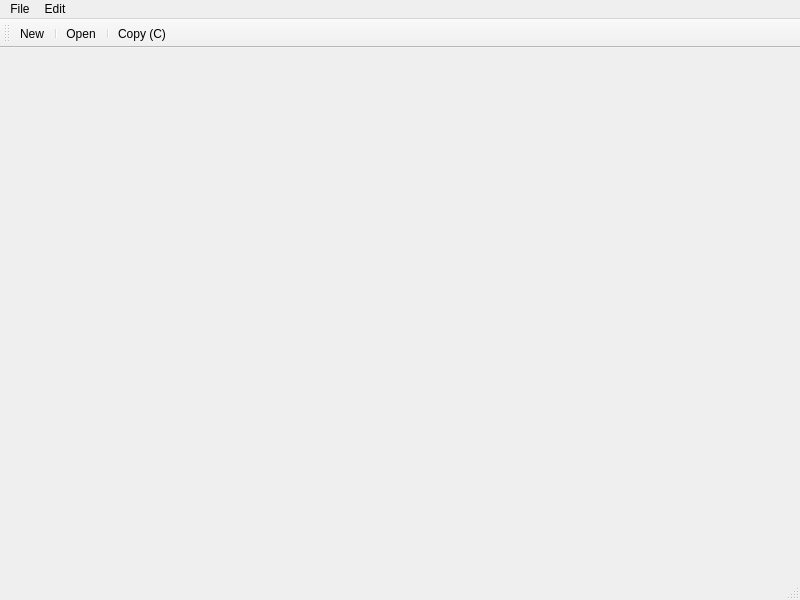
<?xml version="1.0" encoding="UTF-8"?>
<ui version="4.0">
 <class>MainWindow</class>
 <widget class="QMainWindow" name="MainWindow">
  <property name="geometry">
   <rect>
    <x>0</x>
    <y>0</y>
    <width>800</width>
    <height>600</height>
   </rect>
  </property>
  <property name="windowTitle">
   <string>MainWindow</string>
  </property>
  <widget class="QWidget" name="centralwidget1"/>
  <widget class="QStatusBar" name="statusbar"/>
  <widget class="QMenuBar" name="menuBar">
   <property name="geometry">
    <rect>
     <x>0</x>
     <y>0</y>
     <width>800</width>
     <height>22</height>
    </rect>
   </property>
   <widget class="QMenu" name="menuNew">
    <property name="title">
     <string>File</string>
    </property>
    <addaction name="actionNew"/>
    <addaction name="actionOpen"/>
   </widget>
   <widget class="QMenu" name="menuEdit">
    <property name="title">
     <string>Edit</string>
    </property>
    <addaction name="actionCopy_C"/>
    <addaction name="actionPaste"/>
   </widget>
   <addaction name="menuNew"/>
   <addaction name="menuEdit"/>
  </widget>
  <widget class="QToolBar" name="toolBar">
   <property name="windowTitle">
    <string>toolBar</string>
   </property>
   <attribute name="toolBarArea">
    <enum>TopToolBarArea</enum>
   </attribute>
   <attribute name="toolBarBreak">
    <bool>false</bool>
   </attribute>
   <addaction name="actionNew"/>
   <addaction name="separator"/>
   <addaction name="actionOpen"/>
   <addaction name="separator"/>
   <addaction name="actionCopy_C"/>
  </widget>
  <action name="actionNew">
   <property name="text">
    <string>New</string>
   </property>
   <property name="shortcut">
    <string>Ctrl+N</string>
   </property>
  </action>
  <action name="actionOpen">
   <property name="text">
    <string>Open</string>
   </property>
   <property name="shortcut">
    <string>Ctrl+O</string>
   </property>
  </action>
  <action name="actionCopy_C">
   <property name="text">
    <string>Copy (&amp;C)</string>
   </property>
   <property name="shortcut">
    <string>Ctrl+C</string>
   </property>
  </action>
  <action name="actionPaste">
   <property name="text">
    <string>Paste</string>
   </property>
  </action>
 </widget>
 <resources/>
 <connections/>
</ui>
